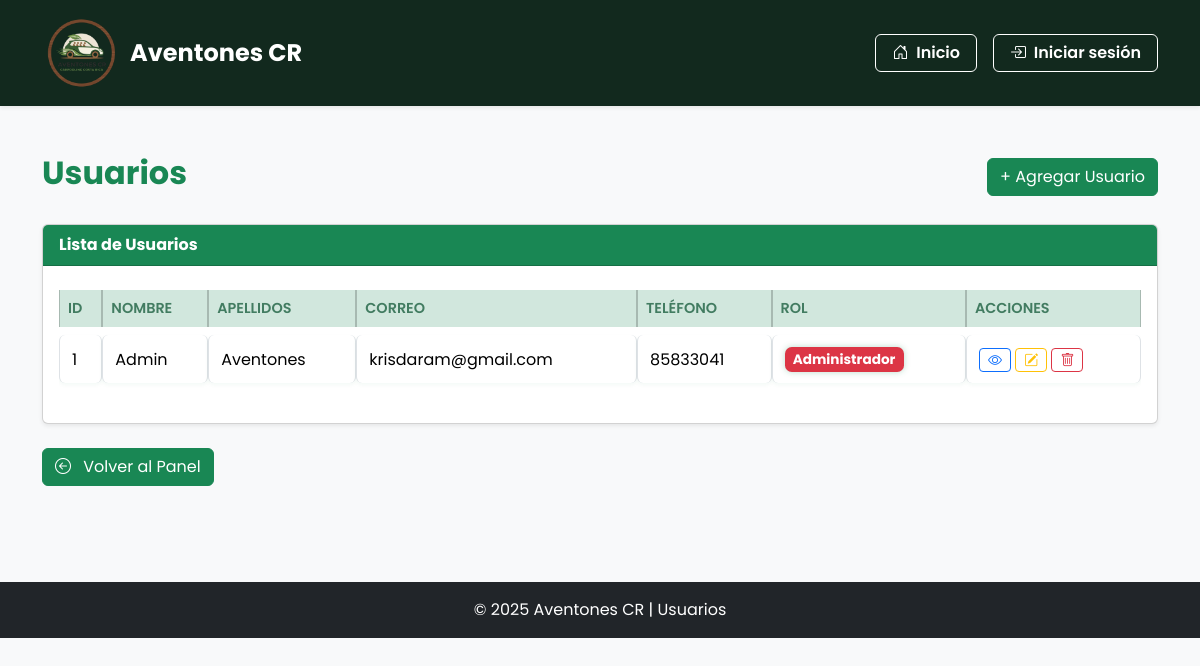
The page /CRUD_admin/listar_usuarios.php on the database its author committed.
### tables this page shows
CREATE TABLE Usuarios (
  idUsuario INT AUTO_INCREMENT PRIMARY KEY,
  nombreUsuario VARCHAR(50) NOT NULL UNIQUE,
  contrasena VARCHAR(255) NOT NULL,       
  nombre VARCHAR(100) NOT NULL,
  apellidos VARCHAR(100) NOT NULL,
  cedula VARCHAR(30) NOT NULL UNIQUE,
  fechaNacimiento DATE NOT NULL,
  correo VARCHAR(100) NOT NULL UNIQUE,
  telefono VARCHAR(20) NOT NULL,
  fotografia VARCHAR(255) NULL,
  rol ENUM('pasajero', 'chofer', 'administrador') NOT NULL DEFAULT 'pasajero',
  fechaRegistro TIMESTAMP DEFAULT CURRENT_TIMESTAMP
);

### config/funciones_admin.php (called while the page is built, shortened)
<?php
require_once __DIR__ . '/database.php';
function obtenerUsuarios() {
  global $pdo;
  $stmt = $pdo->query("SELECT idUsuario,nombreUsuario, nombre, apellidos, cedula, fechaNacimiento, correo, telefono, rol, fechaRegistro FROM Usuarios ORDER BY idUsuario DESC");
  return $stmt->fetchAll(PDO::FETCH_ASSOC);
}
?>

### public/CRUD_admin/listar_usuarios.php (the view, shortened to what this page needs)
<?php
require_once __DIR__ . '/../../config/funciones_admin.php';
include("../includes/navbar.php");
$usuarios = obtenerUsuarios();
?>
<!DOCTYPE html>
<html lang="es">
<head>
  <link href="https://cdn.jsdelivr.net/npm/bootstrap@5.3.8/dist/css/bootstrap.min.css" rel="stylesheet">
  <link href="https://cdn.jsdelivr.net/npm/bootstrap-icons@1.11.1/font/bootstrap-icons.css" rel="stylesheet">
  <link rel="stylesheet" href="../css/admin.css">
</head>
<body class="bg-light">
  <div class="container py-5">
    <div class="d-flex justify-content-between align-items-center mb-4">
      <h2 class="fw-bold text-success">Usuarios</h2>
      <a href="user_create.php" class="btn btn-success">+ Agregar Usuario</a>
    </div>
    <div class="card mb-4 shadow-sm" style="height: auto; min-height: auto;">
      <div class="card-header bg-success text-white fw-bold">Lista de Usuarios</div>
        <div class="card-body p-3">
        <?php if (!empty($usuarios)): ?>
          <div class="table-responsive">
            <table class="table table-bordered align-middle">
              <thead class="table-success">
                <tr>
                  <th>ID</th>
                  <th>Nombre</th>
                  <th>Apellidos</th>
                  <th>Correo</th>
                  <th>Teléfono</th>
                  <th>Rol</th>
                  <th>Acciones</th>
                </tr>
              </thead>
              <tbody>
                <?php foreach ($usuarios as $u): ?>
                  <tr>
                    <td><?= htmlspecialchars($u['idUsuario']) ?></td>
                    <td><?= htmlspecialchars($u['nombre']) ?></td>
                    <td><?= htmlspecialchars($u['apellidos']) ?></td>
                    <td><?= htmlspecialchars($u['correo']) ?></td>
                    <td><?= htmlspecialchars($u['telefono']) ?></td>
                    <td>
                      <?php
                      $rolColor = match ($u['rol']) {
                        'administrador' => 'bg-danger',
                        'chofer' => 'bg-primary',
                        'pasajero' => 'bg-success',
                        default => 'bg-secondary'
                      };
                      ?>
                      <span class="badge <?= $rolColor ?>"><?= ucfirst($u['rol']) ?></span>
                    </td>
                    <td>
                      <a href="#"
                        class="btn btn-outline-primary btn-sm"
                        title="Ver"
                        data-bs-toggle="modal"
                        data-bs-target="#verUsuarioModal"
                        data-id="<?= $u['idUsuario'] ?>"
                        data-nombre="<?= htmlspecialchars($u['nombre']) ?>"
                        data-apellidos="<?= htmlspecialchars($u['apellidos']) ?>"
                        data-usuario="<?= htmlspecialchars($u['nombreUsuario'] ?? '') ?>"
                        data-cedula="<?= htmlspecialchars($u['cedula'] ?? '') ?>"
                        data-correo="<?= htmlspecialchars($u['correo'] ?? '') ?>"
                        data-telefono="<?= htmlspecialchars($u['telefono'] ?? '') ?>"
                        data-rol="<?= htmlspecialchars($u['rol'] ?? '') ?>"
                        data-fecha="<?= htmlspecialchars($u['fechaNacimiento'] ?? '') ?>"
                        data-fechaRegistro="<?= htmlspecialchars($u['fechaRegistro'] ?? '') ?>">
                        <i class="bi bi-eye"></i>
                      </a>
                      <a href="user_edit.php?id=<?= $u['idUsuario'] ?>" class="btn btn-outline-warning btn-sm" title="Editar">
                        <i class="bi bi-pencil-square"></i>
                      </a>
                      <button type="button"
                              class="btn btn-outline-danger btn-sm"
                              title="Eliminar"
                              data-bs-toggle="modal"
                              data-bs-target="#modalEliminarUsuario"
                              data-id="<?= $u['idUsuario'] ?>"
                              data-nombre="<?= htmlspecialchars($u['nombreUsuario'] ?? $u['nombre']) ?>">
                        <i class="bi bi-trash"></i>
                      </button>
                    </td>
                  </tr>
                <?php endforeach; ?>
              </tbody>
            </table>
          </div>
        <?php endif; ?>
      </div>
    </div>
    <div class="mt-4 text-start">
      <a href="../dashboard_admin.php" class="btn btn-success">
        <i class="bi bi-arrow-left-circle me-2"></i> Volver al Panel
      </a>
    </div>
  </div>
  <footer class="text-center py-3 bg-dark text-white mt-5">
  © 2025 Aventones CR | Usuarios
  </footer>
</body>
</html>

### public/includes/navbar.php (shortened to what this page needs)
<link rel="stylesheet" href="/css/navbar.css?v=7">
<link href="https://cdn.jsdelivr.net/npm/bootstrap@5.3.8/dist/css/bootstrap.min.css" rel="stylesheet">
<link rel="stylesheet" href="https://cdn.jsdelivr.net/npm/bootstrap-icons@1.11.1/font/bootstrap-icons.css">
<nav class="navbar navbar-expand-lg shadow-sm navbar-unificado">
  <div class="container d-flex justify-content-between align-items-center">
    <a class="navbar-brand d-flex align-items-center" href="/index.php">
      <img src="/images/logo.png" alt="Logo Aventones" class="me-2 logo-navbar">
      <span class="fw-bold fs-4">Aventones CR</span>
    </a>
    <ul class="navbar-nav flex-row align-items-center ms-auto gap-3">
      <li class="nav-item">
        <a href="/index.php" class="btn btn-outline-light fw-semibold px-3">
          <i class="bi bi-house-door me-1"></i> Inicio
        </a>
      </li>
      <?php if (isset($_SESSION['user_id'])): ?>
        <?php
          $rol = ucfirst(strtolower($_SESSION['rol'] ?? 'Usuario'));
          $nombre = htmlspecialchars($_SESSION['usuario'] ?? 'Invitado');
        ?>
        <li class="nav-item dropdown">
          <button class="btn btn-outline-light dropdown-toggle fw-semibold px-3" type="button" id="dropdownMenu" data-bs-toggle="dropdown" aria-expanded="false">
            <i class="bi bi-list"></i> Menú
          </button>
          <ul class="dropdown-menu dropdown-menu-end shadow" aria-labelledby="dropdownMenu">
            <li><h6 class="dropdown-header">Mi cuenta</h6></li>
            <li><a class="dropdown-item" href="/miPerfil.php"><i class="bi bi-person me-1"></i> Mi Perfil</a></li>
            <li><a class="dropdown-item" href="/mis_viajes.php"><i class="bi bi-calendar-check me-1"></i> Mis Viajes</a></li>
            <li><a class="dropdown-item" href="/index.php"><i class="bi bi-house-door me-1"></i> Inicio</a></li>
            <?php if ($rol === 'Chofer'): ?>
              <li><hr class="dropdown-divider"></li>
              <li><h6 class="dropdown-header">Panel de Chofer</h6></li>
              <li><a class="dropdown-item" href="/dashboard_chofer.php"><i class="bi bi-speedometer2 me-1"></i> Panel de Chofer</a></li>
              <li><a class="dropdown-item" href="/dashboard_pasajero.php"><i class="bi bi-car-front me-1"></i> Panel de Pasajero</a></li>
            <?php endif; ?>
            <?php if ($rol === 'Pasajero'): ?>
              <li><hr class="dropdown-divider"></li>
              <li><h6 class="dropdown-header">Panel de Pasajero</h6></li>
              <li><a class="dropdown-item" href="/dashboard_pasajero.php"><i class="bi bi-car-front me-1"></i> Panel de Pasajero</a></li>
            <?php endif; ?>
            <?php if ($rol === 'Administrador'): ?>
              <li><hr class="dropdown-divider"></li>
              <li><h6 class="dropdown-header">Gestión Interna </h6></li>
              <li><a class="dropdown-item" href="/dashboard_admin.php"><i class="bi bi-tools me-1"></i> Panel de Administración</a></li>
              <li><hr class="dropdown-divider"></li>
              <li><h6 class="dropdown-header">Paneles de Vista</h6></li>
              <li><a class="dropdown-item" href="/dashboard_chofer.php"><i class="bi bi-speedometer2 me-1"></i> Panel de Chofer</a></li>
              <li><a class="dropdown-item" href="/dashboard_pasajero.php"><i class="bi bi-car-front me-1"></i> Panel de Pasajero</a></li>
            <?php endif; ?>
            <li><hr class="dropdown-divider"></li>
            <li><a class="dropdown-item text-danger" href="/logout.php"><i class="bi bi-box-arrow-right me-1"></i> Cerrar sesión</a></li>
          </ul>
        </li>
        <li class="nav-item d-flex flex-column text-end">
          <small class="text-light fw-light">Conectado como:</small>
          <span class="fw-semibold text-white"><?= $nombre ?></span>
          <small class="text-success"><?= $rol ?></small>
        </li>
      <?php else: ?>
        <li class="nav-item">
          <a href="/login.php" class="btn btn-outline-light fw-semibold px-3">
            <i class="bi bi-box-arrow-in-right me-1"></i> Iniciar sesión
          </a>
        </li>
      <?php endif; ?>
    </ul>
  </div>
</nav>

### public/css/navbar.css (style rules this page uses)
:root { --color-principal: #198754; --color-secundario: #00b894; --color-texto-navbar: #ffffff; --color-fondo-navbar: #12291e; --color-fondo-footer: #1a100b; }
.navbar-unificado { background-color: var(--color-fondo-navbar) !important; }
.navbar-unificado .navbar-brand span { color: var(--color-texto-navbar); }
.logo-navbar { height: 80px; }
.navbar-unificado .btn, .navbar-unificado .btn-outline-light, .navbar-unificado .dropdown-toggle { background: transparent !important; color: var(--color-texto-navbar) !important; border: 1px solid var(--color-texto-navbar) !important; }

### public/css/admin.css (style rules this page uses)
body { background-color: #f8f9fa; font-family: 'Poppins', sans-serif; color: #212529; }
.table { border-collapse: separate; border-spacing: 0 8px; }
.table thead { background: linear-gradient(135deg, #d1f5df, #b3f0ca); }
.table th { font-weight: 600; color: #427c61; text-transform: uppercase; font-size: 0.9rem; }
.table td { vertical-align: middle; padding: 0.7rem 0.75rem; background: #fff; border-radius: 6px; box-shadow: 0 2px 4px rgba(25, 135, 84, 0.05); transition: background 0.2s ease, transform 0.15s ease; }
.badge { font-size: 0.85rem; padding: 0.4em 0.6em; border-radius: 0.5em; text-transform: capitalize; box-shadow: 0 0 6px rgba(25, 135, 84, 0.3); }

### rows shown on the page
usuarios: idUsuario "1", nombre "Admin", apellidos "Aventones", correo "krisdaram@gmail.com", telefono "85833041", rol "Administrador"
